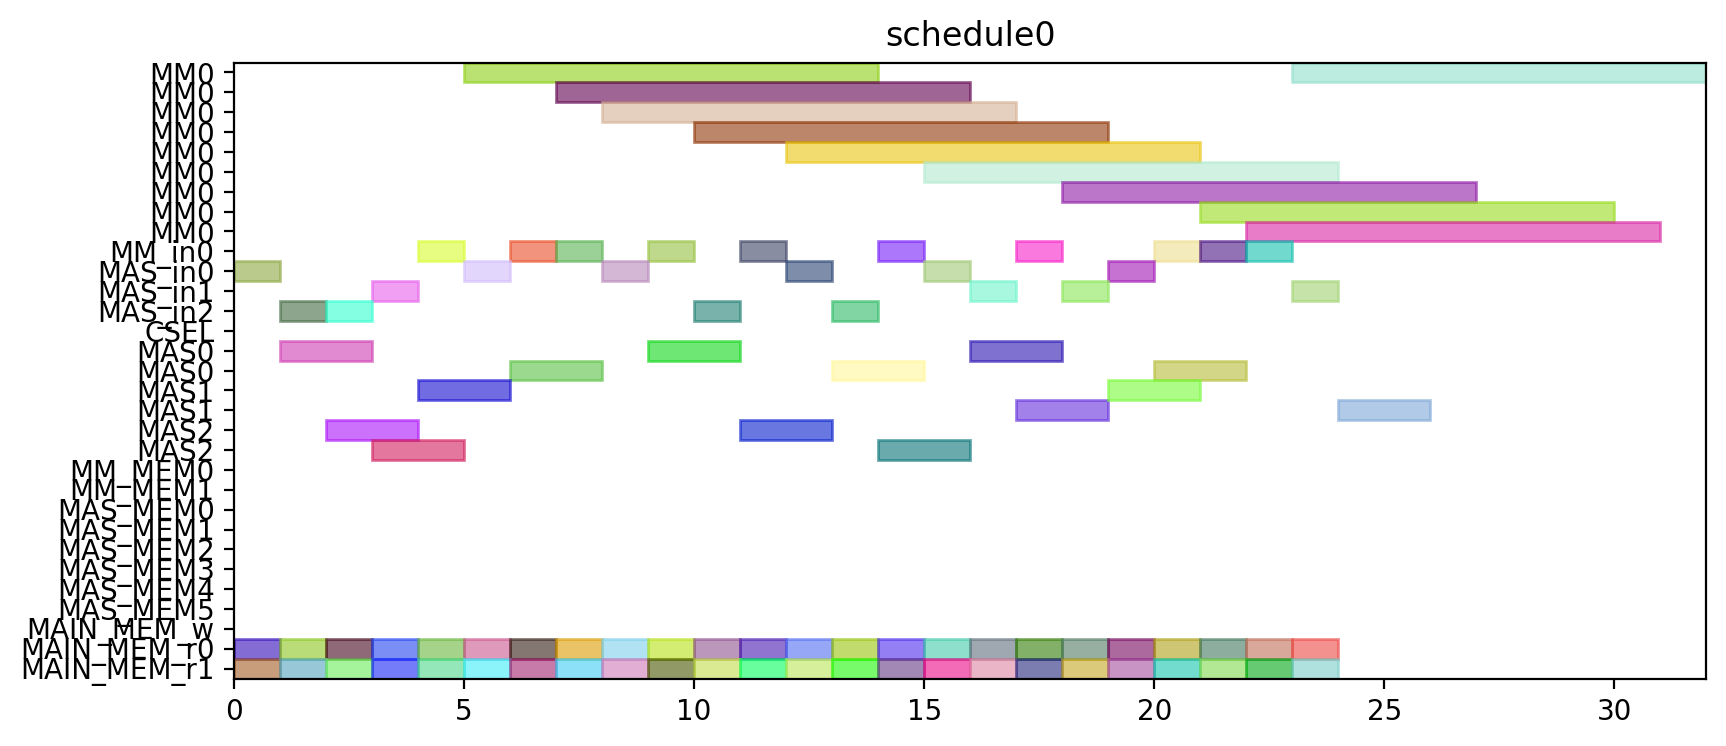

Generate this figure with Python:
from pyschedule import Scenario, solvers, plotters, alt


def solve():
	horizon = 120
	S = Scenario("schedule0", horizon=horizon)

	# resource
	MM = S.Resources('MM', num=1, size=9)
	MM_in = S.Resources('MM_in', num=1)
	MAS_in = S.Resources('MAS_in', num=3)
	CSEL = S.Resource('CSEL')
	MAS = S.Resources('MAS', num=3, size=2, periods=range(1, horizon))
	MM_MEM = S.Resources('MM_MEM', num=2)
	MAS_MEM = S.Resources('MAS_MEM', num=6)
	MAIN_MEM_w = S.Resource('MAIN_MEM_w', size=1)
	MAIN_MEM_r = S.Resources('MAIN_MEM_r', num=2)

	# result of previous scheduling

	# new tasks
	t0_t0 = S.Task('t0_t0', length=2, delay_cost=1)
	t0_t0 += alt(MAS)
	t0_t0_in = S.Task('t0_t0_in', length=1, delay_cost=1)
	t0_t0_in += alt(MAS_in)
	S += t0_t0_in*MAS_in[0]<=t0_t0*MAS[0]

	S += t0_t0_in*MAS_in[1]<=t0_t0*MAS[1]

	S += t0_t0_in*MAS_in[2]<=t0_t0*MAS[2]

	t0_t0_mem0 = S.Task('t0_t0_mem0', length=1, delay_cost=1)
	t0_t0_mem0 += MAIN_MEM_r[0]
	S += t0_t0_mem0 <= t0_t0

	t0_t0_mem1 = S.Task('t0_t0_mem1', length=1, delay_cost=1)
	t0_t0_mem1 += MAIN_MEM_r[1]
	S += t0_t0_mem1 <= t0_t0

	t0_t1 = S.Task('t0_t1', length=2, delay_cost=1)
	t0_t1 += alt(MAS)
	t0_t1_in = S.Task('t0_t1_in', length=1, delay_cost=1)
	t0_t1_in += alt(MAS_in)
	S += t0_t1_in*MAS_in[0]<=t0_t1*MAS[0]

	S += t0_t1_in*MAS_in[1]<=t0_t1*MAS[1]

	S += t0_t1_in*MAS_in[2]<=t0_t1*MAS[2]

	t0_t1_mem0 = S.Task('t0_t1_mem0', length=1, delay_cost=1)
	t0_t1_mem0 += MAIN_MEM_r[0]
	S += t0_t1_mem0 <= t0_t1

	t0_t1_mem1 = S.Task('t0_t1_mem1', length=1, delay_cost=1)
	t0_t1_mem1 += MAIN_MEM_r[1]
	S += t0_t1_mem1 <= t0_t1

	t0_t3 = S.Task('t0_t3', length=9, delay_cost=1)
	t0_t3 += alt(MM)
	t0_t3_in = S.Task('t0_t3_in', length=1, delay_cost=1)
	t0_t3_in += alt(MM_in)
	S += t0_t3_in*MM_in[0]<=t0_t3*MM[0]
	t0_t3_mem0 = S.Task('t0_t3_mem0', length=1, delay_cost=1)
	t0_t3_mem0 += MAIN_MEM_r[0]
	S += t0_t3_mem0 <= t0_t3

	t0_t3_mem1 = S.Task('t0_t3_mem1', length=1, delay_cost=1)
	t0_t3_mem1 += MAIN_MEM_r[1]
	S += t0_t3_mem1 <= t0_t3

	t10 = S.Task('t10', length=2, delay_cost=1)
	t10 += alt(MAS)
	t10_in = S.Task('t10_in', length=1, delay_cost=1)
	t10_in += alt(MAS_in)
	S += t10_in*MAS_in[0]<=t10*MAS[0]

	S += t10_in*MAS_in[1]<=t10*MAS[1]

	S += t10_in*MAS_in[2]<=t10*MAS[2]

	t10_mem0 = S.Task('t10_mem0', length=1, delay_cost=1)
	t10_mem0 += MAIN_MEM_r[0]
	S += t10_mem0 <= t10

	t10_mem1 = S.Task('t10_mem1', length=1, delay_cost=1)
	t10_mem1 += MAIN_MEM_r[1]
	S += t10_mem1 <= t10

	t11 = S.Task('t11', length=2, delay_cost=1)
	t11 += alt(MAS)
	t11_in = S.Task('t11_in', length=1, delay_cost=1)
	t11_in += alt(MAS_in)
	S += t11_in*MAS_in[0]<=t11*MAS[0]

	S += t11_in*MAS_in[1]<=t11*MAS[1]

	S += t11_in*MAS_in[2]<=t11*MAS[2]

	t11_mem0 = S.Task('t11_mem0', length=1, delay_cost=1)
	t11_mem0 += MAIN_MEM_r[0]
	S += t11_mem0 <= t11

	t11_mem1 = S.Task('t11_mem1', length=1, delay_cost=1)
	t11_mem1 += MAIN_MEM_r[1]
	S += t11_mem1 <= t11

	t3_t0 = S.Task('t3_t0', length=9, delay_cost=1)
	t3_t0 += alt(MM)
	t3_t0_in = S.Task('t3_t0_in', length=1, delay_cost=1)
	t3_t0_in += alt(MM_in)
	S += t3_t0_in*MM_in[0]<=t3_t0*MM[0]
	t3_t0_mem0 = S.Task('t3_t0_mem0', length=1, delay_cost=1)
	t3_t0_mem0 += MAIN_MEM_r[0]
	S += t3_t0_mem0 <= t3_t0

	t3_t0_mem1 = S.Task('t3_t0_mem1', length=1, delay_cost=1)
	t3_t0_mem1 += MAIN_MEM_r[1]
	S += t3_t0_mem1 <= t3_t0

	t3_t1 = S.Task('t3_t1', length=9, delay_cost=1)
	t3_t1 += alt(MM)
	t3_t1_in = S.Task('t3_t1_in', length=1, delay_cost=1)
	t3_t1_in += alt(MM_in)
	S += t3_t1_in*MM_in[0]<=t3_t1*MM[0]
	t3_t1_mem0 = S.Task('t3_t1_mem0', length=1, delay_cost=1)
	t3_t1_mem0 += MAIN_MEM_r[0]
	S += t3_t1_mem0 <= t3_t1

	t3_t1_mem1 = S.Task('t3_t1_mem1', length=1, delay_cost=1)
	t3_t1_mem1 += MAIN_MEM_r[1]
	S += t3_t1_mem1 <= t3_t1

	t3_t2 = S.Task('t3_t2', length=2, delay_cost=1)
	t3_t2 += alt(MAS)
	t3_t2_in = S.Task('t3_t2_in', length=1, delay_cost=1)
	t3_t2_in += alt(MAS_in)
	S += t3_t2_in*MAS_in[0]<=t3_t2*MAS[0]

	S += t3_t2_in*MAS_in[1]<=t3_t2*MAS[1]

	S += t3_t2_in*MAS_in[2]<=t3_t2*MAS[2]

	t3_t2_mem0 = S.Task('t3_t2_mem0', length=1, delay_cost=1)
	t3_t2_mem0 += MAIN_MEM_r[0]
	S += t3_t2_mem0 <= t3_t2

	t3_t2_mem1 = S.Task('t3_t2_mem1', length=1, delay_cost=1)
	t3_t2_mem1 += MAIN_MEM_r[1]
	S += t3_t2_mem1 <= t3_t2

	t3_t3 = S.Task('t3_t3', length=2, delay_cost=1)
	t3_t3 += alt(MAS)
	t3_t3_in = S.Task('t3_t3_in', length=1, delay_cost=1)
	t3_t3_in += alt(MAS_in)
	S += t3_t3_in*MAS_in[0]<=t3_t3*MAS[0]

	S += t3_t3_in*MAS_in[1]<=t3_t3*MAS[1]

	S += t3_t3_in*MAS_in[2]<=t3_t3*MAS[2]

	t3_t3_mem0 = S.Task('t3_t3_mem0', length=1, delay_cost=1)
	t3_t3_mem0 += MAIN_MEM_r[0]
	S += t3_t3_mem0 <= t3_t3

	t3_t3_mem1 = S.Task('t3_t3_mem1', length=1, delay_cost=1)
	t3_t3_mem1 += MAIN_MEM_r[1]
	S += t3_t3_mem1 <= t3_t3

	t4_t0 = S.Task('t4_t0', length=2, delay_cost=1)
	t4_t0 += alt(MAS)
	t4_t0_in = S.Task('t4_t0_in', length=1, delay_cost=1)
	t4_t0_in += alt(MAS_in)
	S += t4_t0_in*MAS_in[0]<=t4_t0*MAS[0]

	S += t4_t0_in*MAS_in[1]<=t4_t0*MAS[1]

	S += t4_t0_in*MAS_in[2]<=t4_t0*MAS[2]

	t4_t0_mem0 = S.Task('t4_t0_mem0', length=1, delay_cost=1)
	t4_t0_mem0 += MAIN_MEM_r[0]
	S += t4_t0_mem0 <= t4_t0

	t4_t0_mem1 = S.Task('t4_t0_mem1', length=1, delay_cost=1)
	t4_t0_mem1 += MAIN_MEM_r[1]
	S += t4_t0_mem1 <= t4_t0

	t4_t1 = S.Task('t4_t1', length=2, delay_cost=1)
	t4_t1 += alt(MAS)
	t4_t1_in = S.Task('t4_t1_in', length=1, delay_cost=1)
	t4_t1_in += alt(MAS_in)
	S += t4_t1_in*MAS_in[0]<=t4_t1*MAS[0]

	S += t4_t1_in*MAS_in[1]<=t4_t1*MAS[1]

	S += t4_t1_in*MAS_in[2]<=t4_t1*MAS[2]

	t4_t1_mem0 = S.Task('t4_t1_mem0', length=1, delay_cost=1)
	t4_t1_mem0 += MAIN_MEM_r[0]
	S += t4_t1_mem0 <= t4_t1

	t4_t1_mem1 = S.Task('t4_t1_mem1', length=1, delay_cost=1)
	t4_t1_mem1 += MAIN_MEM_r[1]
	S += t4_t1_mem1 <= t4_t1

	t4_t3 = S.Task('t4_t3', length=9, delay_cost=1)
	t4_t3 += alt(MM)
	t4_t3_in = S.Task('t4_t3_in', length=1, delay_cost=1)
	t4_t3_in += alt(MM_in)
	S += t4_t3_in*MM_in[0]<=t4_t3*MM[0]
	t4_t3_mem0 = S.Task('t4_t3_mem0', length=1, delay_cost=1)
	t4_t3_mem0 += MAIN_MEM_r[0]
	S += t4_t3_mem0 <= t4_t3

	t4_t3_mem1 = S.Task('t4_t3_mem1', length=1, delay_cost=1)
	t4_t3_mem1 += MAIN_MEM_r[1]
	S += t4_t3_mem1 <= t4_t3

	t5_t0 = S.Task('t5_t0', length=9, delay_cost=1)
	t5_t0 += alt(MM)
	t5_t0_in = S.Task('t5_t0_in', length=1, delay_cost=1)
	t5_t0_in += alt(MM_in)
	S += t5_t0_in*MM_in[0]<=t5_t0*MM[0]
	t5_t0_mem0 = S.Task('t5_t0_mem0', length=1, delay_cost=1)
	t5_t0_mem0 += MAIN_MEM_r[0]
	S += t5_t0_mem0 <= t5_t0

	t5_t0_mem1 = S.Task('t5_t0_mem1', length=1, delay_cost=1)
	t5_t0_mem1 += MAIN_MEM_r[1]
	S += t5_t0_mem1 <= t5_t0

	t5_t1 = S.Task('t5_t1', length=9, delay_cost=1)
	t5_t1 += alt(MM)
	t5_t1_in = S.Task('t5_t1_in', length=1, delay_cost=1)
	t5_t1_in += alt(MM_in)
	S += t5_t1_in*MM_in[0]<=t5_t1*MM[0]
	t5_t1_mem0 = S.Task('t5_t1_mem0', length=1, delay_cost=1)
	t5_t1_mem0 += MAIN_MEM_r[0]
	S += t5_t1_mem0 <= t5_t1

	t5_t1_mem1 = S.Task('t5_t1_mem1', length=1, delay_cost=1)
	t5_t1_mem1 += MAIN_MEM_r[1]
	S += t5_t1_mem1 <= t5_t1

	t5_t2 = S.Task('t5_t2', length=2, delay_cost=1)
	t5_t2 += alt(MAS)
	t5_t2_in = S.Task('t5_t2_in', length=1, delay_cost=1)
	t5_t2_in += alt(MAS_in)
	S += t5_t2_in*MAS_in[0]<=t5_t2*MAS[0]

	S += t5_t2_in*MAS_in[1]<=t5_t2*MAS[1]

	S += t5_t2_in*MAS_in[2]<=t5_t2*MAS[2]

	t5_t2_mem0 = S.Task('t5_t2_mem0', length=1, delay_cost=1)
	t5_t2_mem0 += MAIN_MEM_r[0]
	S += t5_t2_mem0 <= t5_t2

	t5_t2_mem1 = S.Task('t5_t2_mem1', length=1, delay_cost=1)
	t5_t2_mem1 += MAIN_MEM_r[1]
	S += t5_t2_mem1 <= t5_t2

	t5_t3 = S.Task('t5_t3', length=2, delay_cost=1)
	t5_t3 += alt(MAS)
	t5_t3_in = S.Task('t5_t3_in', length=1, delay_cost=1)
	t5_t3_in += alt(MAS_in)
	S += t5_t3_in*MAS_in[0]<=t5_t3*MAS[0]

	S += t5_t3_in*MAS_in[1]<=t5_t3*MAS[1]

	S += t5_t3_in*MAS_in[2]<=t5_t3*MAS[2]

	t5_t3_mem0 = S.Task('t5_t3_mem0', length=1, delay_cost=1)
	t5_t3_mem0 += MAIN_MEM_r[0]
	S += t5_t3_mem0 <= t5_t3

	t5_t3_mem1 = S.Task('t5_t3_mem1', length=1, delay_cost=1)
	t5_t3_mem1 += MAIN_MEM_r[1]
	S += t5_t3_mem1 <= t5_t3

	t6_t0 = S.Task('t6_t0', length=9, delay_cost=1)
	t6_t0 += alt(MM)
	t6_t0_in = S.Task('t6_t0_in', length=1, delay_cost=1)
	t6_t0_in += alt(MM_in)
	S += t6_t0_in*MM_in[0]<=t6_t0*MM[0]
	t6_t0_mem0 = S.Task('t6_t0_mem0', length=1, delay_cost=1)
	t6_t0_mem0 += MAIN_MEM_r[0]
	S += t6_t0_mem0 <= t6_t0

	t6_t0_mem1 = S.Task('t6_t0_mem1', length=1, delay_cost=1)
	t6_t0_mem1 += MAIN_MEM_r[1]
	S += t6_t0_mem1 <= t6_t0

	t6_t1 = S.Task('t6_t1', length=9, delay_cost=1)
	t6_t1 += alt(MM)
	t6_t1_in = S.Task('t6_t1_in', length=1, delay_cost=1)
	t6_t1_in += alt(MM_in)
	S += t6_t1_in*MM_in[0]<=t6_t1*MM[0]
	t6_t1_mem0 = S.Task('t6_t1_mem0', length=1, delay_cost=1)
	t6_t1_mem0 += MAIN_MEM_r[0]
	S += t6_t1_mem0 <= t6_t1

	t6_t1_mem1 = S.Task('t6_t1_mem1', length=1, delay_cost=1)
	t6_t1_mem1 += MAIN_MEM_r[1]
	S += t6_t1_mem1 <= t6_t1

	t6_t2 = S.Task('t6_t2', length=2, delay_cost=1)
	t6_t2 += alt(MAS)
	t6_t2_in = S.Task('t6_t2_in', length=1, delay_cost=1)
	t6_t2_in += alt(MAS_in)
	S += t6_t2_in*MAS_in[0]<=t6_t2*MAS[0]

	S += t6_t2_in*MAS_in[1]<=t6_t2*MAS[1]

	S += t6_t2_in*MAS_in[2]<=t6_t2*MAS[2]

	t6_t2_mem0 = S.Task('t6_t2_mem0', length=1, delay_cost=1)
	t6_t2_mem0 += MAIN_MEM_r[0]
	S += t6_t2_mem0 <= t6_t2

	t6_t2_mem1 = S.Task('t6_t2_mem1', length=1, delay_cost=1)
	t6_t2_mem1 += MAIN_MEM_r[1]
	S += t6_t2_mem1 <= t6_t2

	t6_t3 = S.Task('t6_t3', length=2, delay_cost=1)
	t6_t3 += alt(MAS)
	t6_t3_in = S.Task('t6_t3_in', length=1, delay_cost=1)
	t6_t3_in += alt(MAS_in)
	S += t6_t3_in*MAS_in[0]<=t6_t3*MAS[0]

	S += t6_t3_in*MAS_in[1]<=t6_t3*MAS[1]

	S += t6_t3_in*MAS_in[2]<=t6_t3*MAS[2]

	t6_t3_mem0 = S.Task('t6_t3_mem0', length=1, delay_cost=1)
	t6_t3_mem0 += MAIN_MEM_r[0]
	S += t6_t3_mem0 <= t6_t3

	t6_t3_mem1 = S.Task('t6_t3_mem1', length=1, delay_cost=1)
	t6_t3_mem1 += MAIN_MEM_r[1]
	S += t6_t3_mem1 <= t6_t3

	t7_t0 = S.Task('t7_t0', length=9, delay_cost=1)
	t7_t0 += alt(MM)
	t7_t0_in = S.Task('t7_t0_in', length=1, delay_cost=1)
	t7_t0_in += alt(MM_in)
	S += t7_t0_in*MM_in[0]<=t7_t0*MM[0]
	t7_t0_mem0 = S.Task('t7_t0_mem0', length=1, delay_cost=1)
	t7_t0_mem0 += MAIN_MEM_r[0]
	S += t7_t0_mem0 <= t7_t0

	t7_t0_mem1 = S.Task('t7_t0_mem1', length=1, delay_cost=1)
	t7_t0_mem1 += MAIN_MEM_r[1]
	S += t7_t0_mem1 <= t7_t0

	t7_t1 = S.Task('t7_t1', length=9, delay_cost=1)
	t7_t1 += alt(MM)
	t7_t1_in = S.Task('t7_t1_in', length=1, delay_cost=1)
	t7_t1_in += alt(MM_in)
	S += t7_t1_in*MM_in[0]<=t7_t1*MM[0]
	t7_t1_mem0 = S.Task('t7_t1_mem0', length=1, delay_cost=1)
	t7_t1_mem0 += MAIN_MEM_r[0]
	S += t7_t1_mem0 <= t7_t1

	t7_t1_mem1 = S.Task('t7_t1_mem1', length=1, delay_cost=1)
	t7_t1_mem1 += MAIN_MEM_r[1]
	S += t7_t1_mem1 <= t7_t1

	t7_t2 = S.Task('t7_t2', length=2, delay_cost=1)
	t7_t2 += alt(MAS)
	t7_t2_in = S.Task('t7_t2_in', length=1, delay_cost=1)
	t7_t2_in += alt(MAS_in)
	S += t7_t2_in*MAS_in[0]<=t7_t2*MAS[0]

	S += t7_t2_in*MAS_in[1]<=t7_t2*MAS[1]

	S += t7_t2_in*MAS_in[2]<=t7_t2*MAS[2]

	t7_t2_mem0 = S.Task('t7_t2_mem0', length=1, delay_cost=1)
	t7_t2_mem0 += MAIN_MEM_r[0]
	S += t7_t2_mem0 <= t7_t2

	t7_t2_mem1 = S.Task('t7_t2_mem1', length=1, delay_cost=1)
	t7_t2_mem1 += MAIN_MEM_r[1]
	S += t7_t2_mem1 <= t7_t2

	t7_t3 = S.Task('t7_t3', length=2, delay_cost=1)
	t7_t3 += alt(MAS)
	t7_t3_in = S.Task('t7_t3_in', length=1, delay_cost=1)
	t7_t3_in += alt(MAS_in)
	S += t7_t3_in*MAS_in[0]<=t7_t3*MAS[0]

	S += t7_t3_in*MAS_in[1]<=t7_t3*MAS[1]

	S += t7_t3_in*MAS_in[2]<=t7_t3*MAS[2]

	t7_t3_mem0 = S.Task('t7_t3_mem0', length=1, delay_cost=1)
	t7_t3_mem0 += MAIN_MEM_r[0]
	S += t7_t3_mem0 <= t7_t3

	t7_t3_mem1 = S.Task('t7_t3_mem1', length=1, delay_cost=1)
	t7_t3_mem1 += MAIN_MEM_r[1]
	S += t7_t3_mem1 <= t7_t3

	solvers.mip.solve(S,msg=1,kind='CPLEX',ratio_gap=1.01)

	solution = [['hoge']*len(S.solution()[1]) for i in range(len(S.solution()))]
	for i in range(len(S.solution())):
		for j in range(len(S.solution()[i])):
			solution[i][j]=str(S.solution()[i][j])
	print(solution)

	cycles = int(solution[-1][3])

	pic_file_name = "/mnt/rose/usr1/fukuda/ABE/multiRAM_multiMAS_16mux/scheduling_result/stage9MM1_stage2MAS3/SQR012345/schedule0.png"
	if(S.solution() != []):
		plotters.matplotlib.plot(S,img_filename=pic_file_name, show_task_labels=False, fig_size=(cycles*0.25+3, 4))

	return solution
